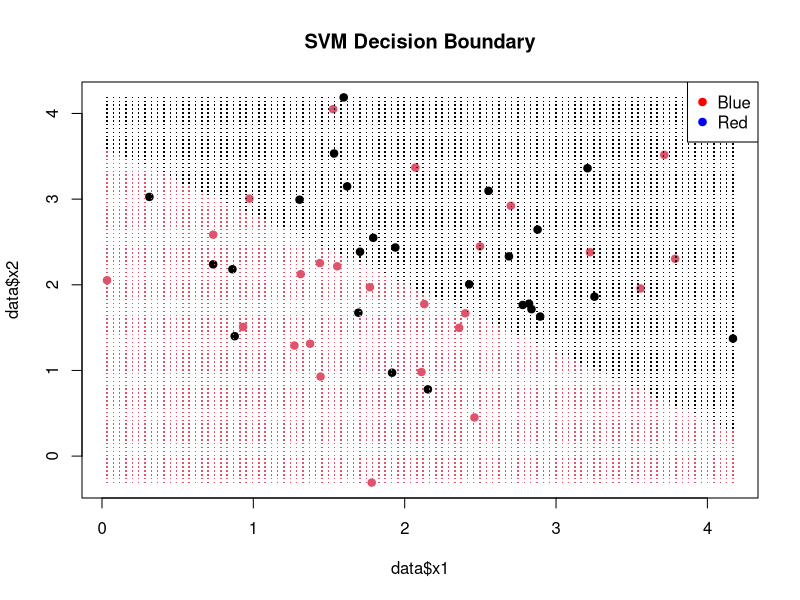
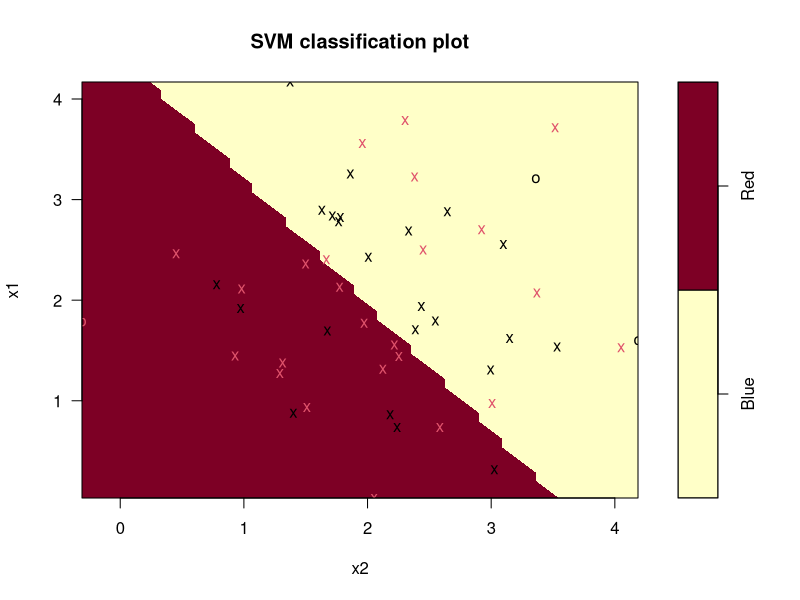
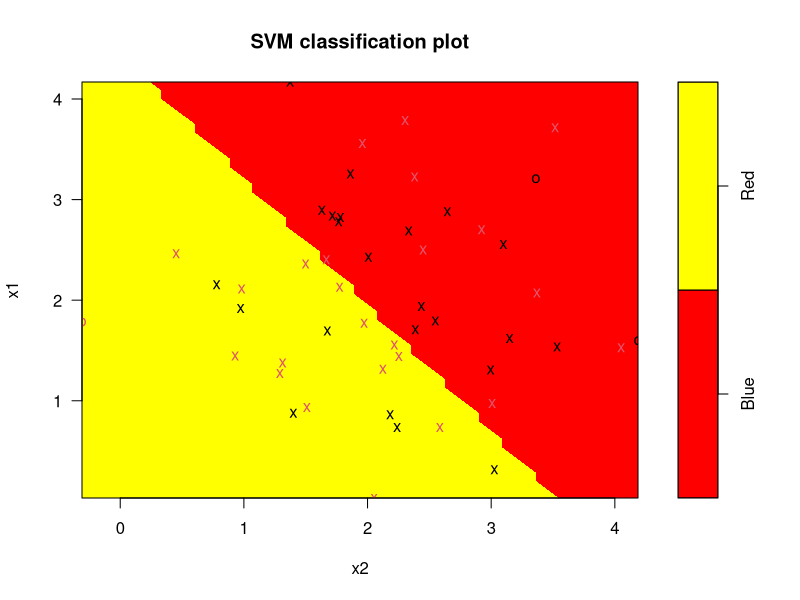

Generate these figures, in order, with R:
## ---- chunk 1
# Install e1071 (if not already installed)
# install.packages("e1071")

# Load the library
library(e1071)
## ---- chunk 2
# Create a toy dataset
set.seed(123)
data <- data.frame(
  x1 = rnorm(50, mean = 2),
  x2 = rnorm(50, mean = 2),
  label = c(rep("Red", 25), rep("Blue", 25)) |> as.factor()
)

# Train an SVM
svm_model <- svm(label ~ ., data = data, kernel = "linear")
## ---- chunk 3
# Create a grid of points for prediction
x1_grid <- seq(min(data$x1), max(data$x1), length.out = 100)
x2_grid <- seq(min(data$x2), max(data$x2), length.out = 100)
grid <- expand.grid(x1 = x1_grid, x2 = x2_grid)

# Predict class labels for the grid
predicted_labels <- predict(svm_model, newdata = grid)

# Plot the decision boundary
plot(data$x1, data$x2, col = factor(data$label), pch = 19, main = "SVM Decision Boundary")
points(grid$x1, grid$x2, col = factor(predicted_labels), pch = ".", cex = 1.5)
legend("topright", legend = levels(data$label), col = c("red", "blue"), pch = 19)
## ---- chunk 4
plot(svm_model, data = data)

# Change the colors
plot(svm_model, data = data, color.palette = heat.colors)
